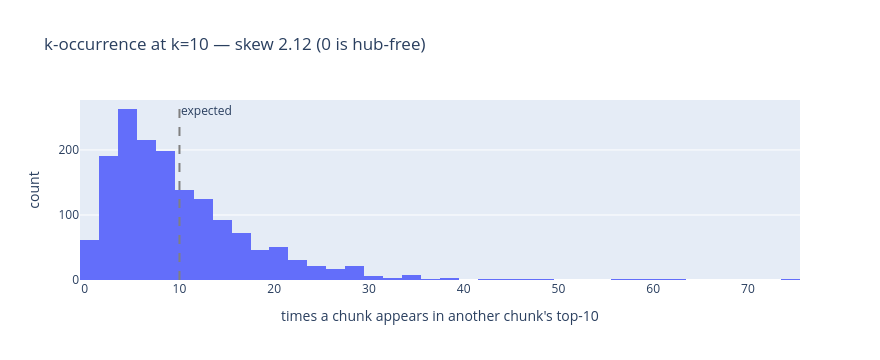

Here is the notebook cell this chart was saved with:
### Markdown cell above
### Hubs: chunks retrieved for everything

In high dimensions a few points drift toward the centre of the cloud and land in almost
every neighbourhood. They are retrieval parasites — they surface for queries they have
nothing to do with. A healthy space has a flat k-occurrence distribution centred on *k*.

### Code cell
counts = geometry.hubness(vectors, k=10)
skew = geometry.hub_skew(counts)

fig = px.histogram(x=counts, nbins=70,
                   title=f"k-occurrence at k=10 — skew {skew:.2f} (0 is hub-free)",
                   labels={"x": "times a chunk appears in another chunk's top-10"})
fig.add_vline(x=10, line_dash="dash", line_color="grey", annotation_text="expected")
fig.update_layout(width=880, height=360, showlegend=False)
fig.show()

print(f"median {np.median(counts):.0f} | max {counts.max()} "
      f"| {(counts > 30).sum()} chunks appear in 30+ neighbourhoods\n")
for rank, row in enumerate(np.argsort(-counts)[:5], 1):
    r = df.iloc[row]
    print(f"{rank}. [{counts[row]:>3}x] {r.sutta_uid} #{r.chunk_index} — {r.doc_title}")
    print(f"    {' '.join(r.chunk_text.split())[:170]}...\n")

### Figure 1 — Plotly figure (JSON) as saved in the notebook; plotly's stock layout.template omitted (floating-point values rounded to 4 significant figures; data arrays with more than 128 entries replaced by an {"elided": "..."} marker saying what was removed)
{"data": [{"bingroup": "x", "hovertemplate": "times a chunk appears in another chunk's top-10=%{x}<br>count=%{y}<extra></extra>", "legendgroup": "", "marker": {"color": "#636efa", "pattern": {"shape": ""}}, "name": "", "nbinsx": 70, "orientation": "v", "showlegend": false, "type": "histogram", "x": {"elided": "1571 int values"}, "xaxis": "x", "yaxis": "y"}], "layout": {"annotations": [{"showarrow": false, "text": "expected", "x": 10, "xanchor": "left", "xref": "x", "y": 1, "yanchor": "top", "yref": "y domain"}], "barmode": "relative", "height": 360, "legend": {"tracegroupgap": 0}, "shapes": [{"line": {"color": "grey", "dash": "dash"}, "type": "line", "x0": 10, "x1": 10, "xref": "x", "y0": 0, "y1": 1, "yref": "y domain"}], "showlegend": false, "title": {"text": "k-occurrence at k=10 — skew 2.12 (0 is hub-free)"}, "width": 880, "xaxis": {"anchor": "y", "domain": [0.0, 1.0], "title": {"text": "times a chunk appears in another chunk's top-10"}}, "yaxis": {"anchor": "x", "domain": [0.0, 1.0], "title": {"text": "count"}}}}
